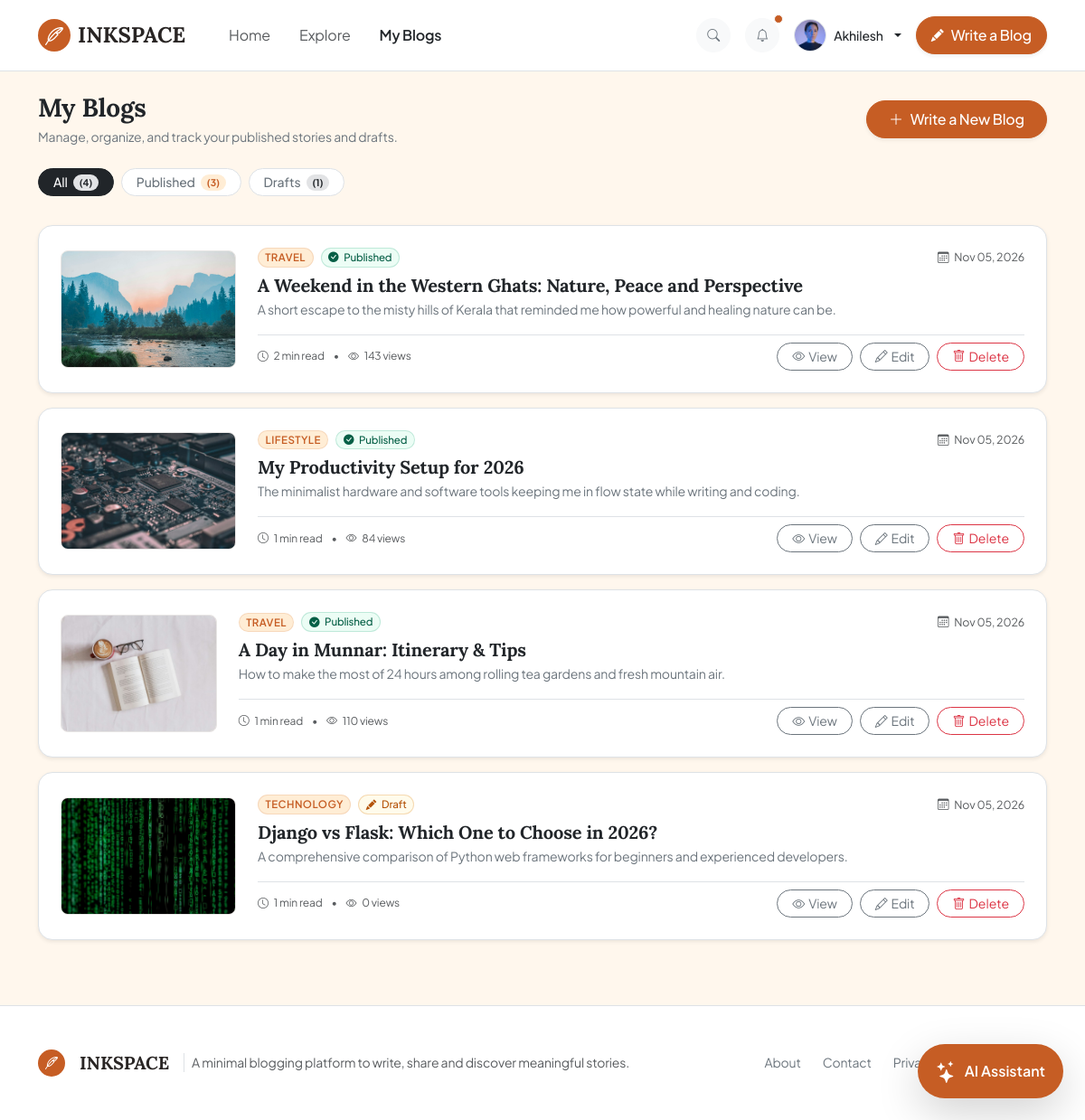
/my-blogs/ (signed in), run on the app's committed database.
### apps/accounts/models.py (models this page shows, shortened)
class Profile(models.Model):
    user = models.OneToOneField(User, on_delete=models.CASCADE, related_name='profile')
    bio = models.TextField(max_length=500, blank=True, default='Passionate writer and lifelong learner.')
    role = models.CharField(max_length=100, blank=True, default='Blogger · Developer')
    avatar = models.ImageField(upload_to='avatars/', blank=True, null=True)
    created_at = models.DateTimeField(auto_now_add=True)
    @property
    def get_avatar_url(self):
        if not self.avatar:
            return None
        val = str(self.avatar).strip()
        if val.startswith("http://") or val.startswith("https://"):
            return val
        try:
            return self.avatar.url
        except Exception:
            return None

### apps/blogs/models.py (models this page shows, shortened)
class Blog(models.Model):
    author = models.ForeignKey(
        User,
        on_delete=models.CASCADE,
        related_name='blogs',
        help_text="The author who created this blog post."
    )
    title = models.CharField(
        max_length=255,
        help_text="Catchy title for your blog post."
    )
    slug = models.SlugField(
        max_length=300,
        unique=True,
        blank=True,
        help_text="URL-friendly identifier generated from the title."
    )
    description = models.CharField(
        max_length=250,
        help_text="Short summary (max 250 characters) displayed on cards and search results."
    )
    cover_image = models.ImageField(
        upload_to='blog_covers/',
        blank=True,
        null=True,
        help_text="Cover image for the article header and feed previews."
    )
    category = models.CharField(
        max_length=50,
        choices=CategoryChoices.choices,
        default=CategoryChoices.TECHNOLOGY,
        help_text="Category topic that best fits this post."
    )
    content = models.TextField(
        help_text="Main article content in HTML or formatted text."
    )
    status = models.CharField(
        max_length=20,
        choices=BlogStatus.choices,
        default=BlogStatus.DRAFT,
        help_text="Publication status: Draft is private, Published is visible to everyone."
    )
    is_featured = models.BooleanField(
        default=False,
        help_text="Whether this post is featured on the homepage hero."
    )
    views_count = models.PositiveIntegerField(
        default=0,
        help_text="Total number of views this article has received."
    )
    created_at = models.DateTimeField(
        auto_now_add=True,
        help_text="Date and time when the blog post was first created."
    )
    updated_at = models.DateTimeField(
        auto_now=True,
        help_text="Date and time when the blog post was last modified."
    )
    published_at = models.DateTimeField(
        blank=True,
        null=True,
        help_text="Timestamp when the post was changed to Published status."
    )
    class Meta:
        ordering = ['-created_at']
        verbose_name = 'Blog Article'
        verbose_name_plural = 'Blog Articles'
    @property
    def reading_time(self):
        words = len(self.content.split())
        minutes = math.ceil(words / 200)
        return max(1, minutes)
    @property
    def get_cover_image_url(self):
        if not self.cover_image:
            return None
        val = str(self.cover_image).strip()
        if not val:
            return None
        if val.startswith("http://") or val.startswith("https://"):
            return val
        try:
            return self.cover_image.url
        except Exception:
            return None

### apps/blogs/views.py (the view)
# urls.py: path('my-blogs/', views.my_blogs, name='my_blogs'),
@login_required
def my_blogs(request):
    user_blogs = Blog.objects.filter(author=request.user)
    total_count = user_blogs.count()
    published_count = user_blogs.filter(status=BlogStatus.PUBLISHED).count()
    drafts_count = user_blogs.filter(status=BlogStatus.DRAFT).count()
    status_filter = request.GET.get('status', 'all').lower()
    if status_filter == 'published':
        filtered_blogs = user_blogs.filter(status=BlogStatus.PUBLISHED)
    elif status_filter == 'draft':
        filtered_blogs = user_blogs.filter(status=BlogStatus.DRAFT)
    else:
        filtered_blogs = user_blogs
        status_filter = 'all'
    context = {
        'blogs': filtered_blogs,
        'status_filter': status_filter,
        'total_count': total_count,
        'published_count': published_count,
        'drafts_count': drafts_count,
    }
    return render(request, 'blogs/my_blogs.html', context)

### apps/blogs/templates/blogs/my_blogs.html (shortened to what this page needs)
{% extends 'base.html' %}
{% load static %}
{% block content %}
<div class="container py-4">
  <div class="d-flex flex-column flex-sm-row justify-content-between align-items-sm-center gap-3 mb-4">
    <div>
      <h1 class="h3 fw-bold font-serif mb-1 text-dark">My Blogs</h1>
      <p class="text-secondary small mb-0">Manage, organize, and track your published stories and drafts.</p>
    </div>
    <div>
      <a href="{% url 'blogs:create_blog' %}" class="btn btn-orange-primary d-inline-flex align-items-center gap-2 rounded-pill px-4 py-2 fw-medium shadow-sm" style="background-color: #C65D24; border-color: #C65D24;">
        <i class="bi bi-plus-lg"></i>
        <span>Write a New Blog</span>
      </a>
    </div>
  </div>
  <div class="d-flex align-items-center gap-2 mb-4 overflow-x-auto text-nowrap pb-2 scrollbar-none">
    <a href="{% url 'blogs:my_blogs' %}?status=all" class="btn btn-sm rounded-pill px-3 py-1.5 fw-medium {% if status_filter == 'all' %}btn-dark text-white{% else %}btn-outline-secondary border bg-white{% endif %}">
      All <span class="badge bg-secondary-subtle text-dark rounded-pill ms-1">({{ total_count }})</span>
    </a>
    <a href="{% url 'blogs:my_blogs' %}?status=published" class="btn btn-sm rounded-pill px-3 py-1.5 fw-medium {% if status_filter == 'published' %}text-white{% else %}btn-outline-secondary border bg-white{% endif %}" >
      Published <span class="badge rounded-pill ms-1" style="background-color: #FFEDD5; color: #C65D24;">({{ published_count }})</span>
    </a>
    <a href="{% url 'blogs:my_blogs' %}?status=draft" class="btn btn-sm rounded-pill px-3 py-1.5 fw-medium {% if status_filter == 'draft' %}text-white{% else %}btn-outline-secondary border bg-white{% endif %}" >
      Drafts <span class="badge bg-secondary-subtle text-dark rounded-pill ms-1">({{ drafts_count }})</span>
    </a>
  </div>
  <div class="d-flex flex-column gap-3 mb-5" id="myBlogsCardList">
    {% for blog in blogs %}
      <div class="card border rounded-4 shadow-sm bg-white overflow-hidden hover-shadow transition-all">
        <div class="card-body p-3 p-md-4">
          <div class="row g-3 g-md-4 align-items-center">
            <div class="col-12 col-md-auto">
              <div class="blog-thumbnail-wrapper rounded-3 overflow-hidden border d-flex align-items-center justify-content-center mx-auto mx-md-0" style="background-color: #FFF7ED; width: 100%; max-width: 200px; height: 130px;">
                {% if blog.get_cover_image_url %}
                  <img src="{{ blog.get_cover_image_url }}" alt="{{ blog.title }}" class="w-100 h-100 object-fit-cover">
                {% else %}
                  <div class="text-center p-3">
                    <i class="bi bi-journal-text fs-2 d-block" style="color: #C65D24;"></i>
                    <span class="text-muted" style="font-size: 0.72rem;">No cover image</span>
                  </div>
                {% endif %}
              </div>
            </div>
            <div class="col-12 col-md d-flex flex-column">
              <div class="d-flex flex-wrap align-items-center gap-2 mb-2">
                <span class="badge rounded-pill px-2.5 py-1 fw-semibold text-uppercase" style="background-color: #FFEDD5; color: #C65D24; font-size: 0.72rem; letter-spacing: 0.04em; border: 1px solid rgba(198, 93, 36, 0.15);">
                  {{ blog.category }}
                </span>
                {% if blog.status == 'Published' %}
                  <span class="badge rounded-pill px-2.5 py-1 fw-medium" style="background-color: #ECFDF5; color: #065F46; font-size: 0.72rem; border: 1px solid rgba(5, 150, 105, 0.2);">
                    <i class="bi bi-check-circle-fill me-1"></i> Published
                  </span>
                {% else %}
                  <span class="badge rounded-pill px-2.5 py-1 fw-medium" style="background-color: #FFFBEB; color: #B45309; font-size: 0.72rem; border: 1px solid rgba(217, 119, 6, 0.25);">
                    <i class="bi bi-pencil-fill me-1"></i> Draft
                  </span>
                {% endif %}
                <span class="text-muted small ms-sm-auto" style="font-size: 0.78rem;">
                  <i class="bi bi-calendar3 me-1"></i> {{ blog.created_at|date:"M d, Y" }}
                </span>
              </div>
              <h2 class="h5 font-serif fw-bold text-dark mb-1">
                <a href="{% url 'blogs:blog_detail' slug=blog.slug %}" class="text-dark text-decoration-none hover-text-orange">
                  {{ blog.title }}
                </a>
              </h2>
              <p class="text-secondary small font-sans mb-3 line-clamp-2" style="font-size: 0.88rem; line-height: 1.55;">
                {{ blog.description }}
              </p>
              <div class="d-flex flex-wrap align-items-center justify-content-between gap-2 pt-2 border-top mt-auto">
                <div class="text-muted small" style="font-size: 0.75rem;">
                  <span><i class="bi bi-clock me-1"></i> {{ blog.reading_time }} min read</span>
                  <span class="mx-2">&bull;</span>
                  <span><i class="bi bi-eye me-1"></i> {{ blog.views_count }} views</span>
                </div>
                <div class="d-flex align-items-center gap-2">
                  <a href="{% url 'blogs:blog_detail' slug=blog.slug %}" class="btn btn-sm btn-outline-secondary rounded-pill px-3 py-1 d-inline-flex align-items-center gap-1" title="View story">
                    <i class="bi bi-eye"></i>
                    <span>View</span>
                  </a>
                  <a href="{% url 'blogs:edit_blog' slug=blog.slug %}" class="btn btn-sm btn-outline-secondary rounded-pill px-3 py-1 d-inline-flex align-items-center gap-1" title="Edit story">
                    <i class="bi bi-pencil"></i>
                    <span>Edit</span>
                  </a>
                  <button type="button" class="btn btn-sm btn-outline-danger rounded-pill px-3 py-1 d-inline-flex align-items-center gap-1" data-bs-toggle="modal" data-bs-target="#deleteModal{{ blog.id }}" title="Delete story">
                    <i class="bi bi-trash"></i>
                    <span>Delete</span>
                  </button>
                </div>
              </div>
            </div>
          </div>
        </div>
      </div>
    {% endfor %}
  </div>
</div>
{% endblock %}

### templates/includes/navbar.html (shortened to what this page needs)
{% load static %}
<nav class="navbar navbar-expand-lg navbar-light bg-white border-bottom sticky-top py-3">
  <div class="container">
    <a class="navbar-brand d-flex align-items-center gap-2" href="{% url 'blogs:blog_list' %}">
      <span class="brand-icon d-inline-flex align-items-center justify-content-center text-white rounded-circle shadow-xs" style="width: 36px; height: 36px; background-color: #C65D24 !important;">
        <i class="bi bi-feather fs-5"></i>
      </span>
      <span class="brand-text fw-bold fs-4 tracking-tight" style="color: #292524; font-family: 'Lora', Georgia, serif;">INKSPACE</span>
    </a>
    <div class="collapse navbar-collapse" id="inkspaceNavbar">
      <ul class="navbar-nav me-auto mb-2 mb-lg-0 ms-lg-4 gap-lg-3">
        <li class="nav-item">
          <a class="nav-link {% if request.resolver_match.url_name == 'blog_list' %}active fw-semibold text-dark{% else %}text-muted{% endif %}" href="{% url 'blogs:blog_list' %}">Home</a>
        </li>
        <li class="nav-item">
          <a class="nav-link {% if request.resolver_match.url_name == 'explore' %}active fw-semibold text-dark{% else %}text-muted{% endif %}" href="{% url 'blogs:explore' %}">Explore</a>
        </li>
        <li class="nav-item">
          <a class="nav-link {% if request.resolver_match.url_name == 'my_blogs' %}active fw-semibold text-dark{% else %}text-muted{% endif %}" href="{% url 'blogs:my_blogs' %}">My Blogs</a>
        </li>
      </ul>
      <div class="d-flex align-items-center gap-3">
        <a href="{% url 'blogs:explore' %}" class="btn btn-sm btn-light rounded-circle text-secondary p-2 d-flex align-items-center justify-content-center" style="width: 38px; height: 38px;" title="Search blogs">
          <i class="bi bi-search"></i>
        </a>
        {% if user.is_authenticated %}
          <button class="btn btn-sm btn-light rounded-circle text-secondary p-2 d-flex align-items-center justify-content-center position-relative" style="width: 38px; height: 38px;" title="Notifications">
            <i class="bi bi-bell"></i>
            <span class="position-absolute top-0 start-100 translate-middle p-1 border border-light rounded-circle" style="background-color: #C65D24;"></span>
          </button>
          <div class="dropdown">
            <a class="d-flex align-items-center gap-2 text-decoration-none dropdown-toggle text-dark" href="#" role="button" id="userMenuDropdown" data-bs-toggle="dropdown" aria-expanded="false">
              {% if user.profile.get_avatar_url %}
                <img src="{{ user.profile.get_avatar_url }}" alt="{{ user.username }}" class="rounded-circle object-fit-cover border" width="36" height="36">
              {% else %}
                <div class="rounded-circle fw-bold d-flex align-items-center justify-content-center border" style="width: 36px; height: 36px; background-color: #FFEDD5 !important; color: #C65D24 !important;">
                  {{ user.first_name|default:user.username|slice:":1"|upper }}
                </div>
              {% endif %}
              <span class="d-none d-md-inline fw-medium small">{{ user.first_name|default:user.username }}</span>
            </a>
          </div>
          <a href="{% url 'blogs:create_blog' %}" class="btn btn-orange-primary d-inline-flex align-items-center gap-2 px-3 py-2 fw-medium rounded-pill shadow-sm" style="background-color: #C65D24; border-color: #C65D24;">
            <i class="bi bi-pencil-fill small"></i>
            <span>Write a Blog</span>
          </a>
        {% endif %}
      </div>
    </div>
  </div>
</nav>

### static/css/style.css (style rules this page uses)
:root { --ink-primary: #C65D24; --ink-secondary: #E87932; --ink-accent: #F59E0B; --ink-bg: #FFF7ED; --ink-card: #FFFFFF; --ink-text: #292524; --ink-text-muted: #78716C; --ink-border: #E7E5E4; --ink-bg-light: #FFEDD5; --ink-hover: #9A3412; --font-serif: 'Lora', Georgia, serif; --font-sans: 'Plus Jakarta Sans', system-ui, -apple-system, sans-serif; --font-mono: 'JetBrains Mono', monospace; }
body.bg-page { background-color: var(--ink-bg) !important; color: var(--ink-text); font-family: var(--font-sans); letter-spacing: -0.01em; -webkit-font-smoothing: antialiased; }
.font-serif { font-family: var(--font-serif) !important; }
.font-sans { font-family: var(--font-sans) !important; }
.btn-ink-primary, .btn-orange-primary { background-color: var(--ink-primary) !important; border-color: var(--ink-primary) !important; color: #FFFFFF !important; font-weight: 500; transition: all 0.2s ease-in-out; }
.hover-shadow { transition: transform 0.2s ease, box-shadow 0.2s ease; }
.line-clamp-2 { display: -webkit-box; -webkit-line-clamp: 2; -webkit-box-orient: vertical; overflow: hidden; }
.blog-thumbnail-wrapper { background-color: var(--ink-bg); border-color: var(--ink-border) !important; transition: transform 0.2s ease, box-shadow 0.2s ease; }
.hover-shadow { transition: transform 0.2s ease, box-shadow 0.2s ease, border-color 0.2s ease; }

### data on the page
Blog: get_cover_image_url (picture), category "TRAVEL", status "Published" (drawn), created_at "Nov 05, 2026", title "A Weekend in the Western Ghats: Nature, Peace and Perspective", description "A short escape to the misty hills of Kerala that reminded me how powerful and healing nature can be.", reading_time "2", views_count "143"
Blog: get_cover_image_url (picture), category "LIFESTYLE", status "Published" (drawn), created_at "Nov 05, 2026", title "My Productivity Setup for 2026", description "The minimalist hardware and software tools keeping me in flow state while writing and coding.", reading_time "1", views_count "84"
Blog: get_cover_image_url (picture), category "TRAVEL", status "Published" (drawn), created_at "Nov 05, 2026", title "A Day in Munnar: Itinerary & Tips", description "How to make the most of 24 hours among rolling tea gardens and fresh mountain air.", reading_time "1", views_count "110"
Blog: get_cover_image_url (picture), category "TECHNOLOGY", status "Draft" (drawn), created_at "Nov 05, 2026", title "Django vs Flask: Which One to Choose in 2026?", description "A comprehensive comparison of Python web frameworks for beginners and experienced developers.", reading_time "1", views_count "0"

### other printed values
{{ user.first_name|default:user.username }} "Akhilesh"
{{ total_count }} "4"
{{ published_count }} "3"
{{ drafts_count }} "1"
